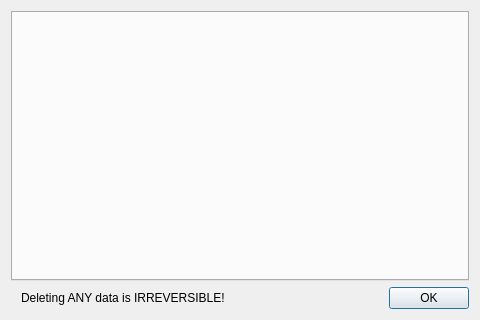
<?xml version="1.0" encoding="UTF-8"?>
<ui version="4.0">
 <class>DataDialog</class>
 <widget class="QDialog" name="DataDialog">
  <property name="geometry">
   <rect>
    <x>0</x>
    <y>0</y>
    <width>480</width>
    <height>320</height>
   </rect>
  </property>
  <property name="sizePolicy">
   <sizepolicy hsizetype="Expanding" vsizetype="Expanding">
    <horstretch>0</horstretch>
    <verstretch>0</verstretch>
   </sizepolicy>
  </property>
  <property name="minimumSize">
   <size>
    <width>300</width>
    <height>320</height>
   </size>
  </property>
  <property name="windowTitle">
   <string>Data Manager</string>
  </property>
  <layout class="QVBoxLayout" name="verticalLayout">
   <item>
    <layout class="QHBoxLayout" name="horizontalLayout" stretch="0">
     <item>
      <widget class="QTabWidget" name="pages">
       <property name="currentIndex">
        <number>-1</number>
       </property>
      </widget>
     </item>
    </layout>
   </item>
   <item>
    <layout class="QHBoxLayout" name="horizontalLayout_2">
     <property name="leftMargin">
      <number>10</number>
     </property>
     <item>
      <widget class="QLabel" name="label">
       <property name="text">
        <string>Deleting ANY data is IRREVERSIBLE!</string>
       </property>
      </widget>
     </item>
     <item>
      <widget class="QDialogButtonBox" name="buttonBox">
       <property name="orientation">
        <enum>Qt::Orientation::Horizontal</enum>
       </property>
       <property name="standardButtons">
        <set>QDialogButtonBox::StandardButton::Ok</set>
       </property>
      </widget>
     </item>
    </layout>
   </item>
  </layout>
 </widget>
 <resources/>
 <connections>
  <connection>
   <sender>buttonBox</sender>
   <signal>accepted()</signal>
   <receiver>DataDialog</receiver>
   <slot>accept()</slot>
   <hints>
    <hint type="sourcelabel">
     <x>248</x>
     <y>254</y>
    </hint>
    <hint type="destinationlabel">
     <x>157</x>
     <y>274</y>
    </hint>
   </hints>
  </connection>
  <connection>
   <sender>buttonBox</sender>
   <signal>rejected()</signal>
   <receiver>DataDialog</receiver>
   <slot>reject()</slot>
   <hints>
    <hint type="sourcelabel">
     <x>316</x>
     <y>260</y>
    </hint>
    <hint type="destinationlabel">
     <x>286</x>
     <y>274</y>
    </hint>
   </hints>
  </connection>
 </connections>
</ui>
